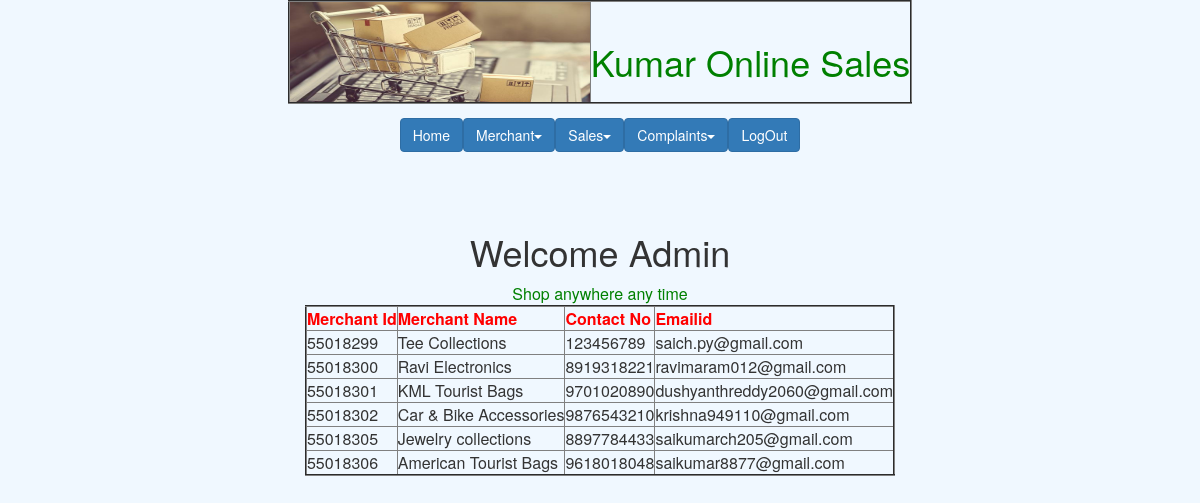
The page /view_merchants/ on the database its author committed.
### adminapp/models.py (models this page shows)
class MerchantRegisteModel(models.Model):
    merchantid=models.IntegerField(primary_key=True,default=False)
    merchantname=models.CharField(max_length=30)
    contactno=models.IntegerField(max_length=10,unique=True)
    emailid=models.EmailField(unique=True)
    password=models.CharField(max_length=8)

### adminapp/views.py (the view)
# urls.py: path('view_merchants/',views.viewMerchants,name='view_merchants'),
def viewMerchants(request):
    viewdetails=MerchantRegisteModel.objects.all()
    return render(request,'adminwelcome.html',{'viewdata':viewdetails})

### templates/adminwelcome.html (shortened to what this page needs)
{% load staticfiles %}
{% include "share/head.html" %}
<html>
<head>
    <link rel="stylesheet" href="https://maxcdn.bootstrapcdn.com/bootstrap/3.4.0/css/bootstrap.min.css">
</head>
<body>
<table align="center" style="color: black" >
 <tr>
     <td>
     <div class="select2-container">
         <form action="{% url 'Home' %}">
         <div  style="float: left">
              <button class="btn btn-primary dropdown-toggle" type="submit" > Home </button>
         </div> </form>
     </div> </td>
     <td>
     <div class="select2-container">
         <div class="dropdown" style="float: left">
              <button class="btn btn-primary dropdown-toggle" type="button" data-toggle="dropdown">Merchant<span class="caret"></span></button>
         </div>
     </div>
 </td> <td>
     <div class="select2-container">
         <div class="dropdown" style="float: left">
              <button class="btn btn-primary dropdown-toggle" type="button" data-toggle="dropdown">Sales<span class="caret"></span></button>
         </div>
     </div> </td> <td>
     <div class="select2-container">
         <div class="dropdown" style="float: left">
              <button class="btn btn-primary dropdown-toggle" type="button" data-toggle="dropdown">Complaints<span class="caret"></span></button>
         </div>
     </div>
 </td>
    <td>
     <div class="select2-container">
         <form action="{% url 'logout' %}">
         <div  style="float: left">
              <button class="btn btn-primary dropdown-toggle" type="submit" > LogOut </button>
         </div> </form>
     </div> </td>
</table>
<br/><br/><br/>
<table align="center" border="0">
    <tr> <h1 align="center"> Welcome Admin </h1></tr>
    <tr> <td align="center" style="color: green"> <marquee> Shop anywhere any time </marquee></td></tr>
</table>
{% if viewdata %}
    <table align="center" border="2">
    <tr style="color: red" >
        <th> Merchant Id  </th>
        <th>  Merchant Name  </th>
        <th>   Contact No </th>
        <th>  Emailid </th>
    </tr>
    {% for x in viewdata %}
        <tr>
        <td> {{ x.merchantid }}  </td>
        <td>  {{ x.merchantname }}  </td>
        <td>   {{ x.contactno }} </td>
        <td> {{ x.emailid }} </td>
       </tr>
    {% endfor %}
    </table>
{% endif %}
</body>

### templates/share/head.html
{% load staticfiles %}
<html>
<body style="background-color: aliceblue ">
<form>
    <table align="center" border="2">
     <tr> <th> <img src="{% static 'images/title.jpg' %}" height="100" width="300"> </th>
     <th align="center" style="color: green" ><h1 style="margin-bottom: auto"> Kumar Online Sales  </h1></th></tr>
    </table>
</form>
</body>
</html>

### rows shown on the page
MerchantRegisteModel: merchantid "55018299", merchantname "Tee Collections", contactno "123456789", emailid "saich.py@gmail.com"
MerchantRegisteModel: merchantid "55018300", merchantname "Ravi Electronics", contactno "8919318221", emailid "ravimaram012@gmail.com"
MerchantRegisteModel: merchantid "55018301", merchantname "KML Tourist Bags", contactno "9701020890", emailid "dushyanthreddy2060@gmail.com"
MerchantRegisteModel: merchantid "55018302", merchantname "Car & Bike Accessories", contactno "9876543210", emailid "krishna949110@gmail.com"
MerchantRegisteModel: merchantid "55018305", merchantname "Jewelry collections", contactno "8897784433", emailid "saikumarch205@gmail.com"
MerchantRegisteModel: merchantid "55018306", merchantname "American Tourist Bags", contactno "9618018048", emailid "saikumar8877@gmail.com"
